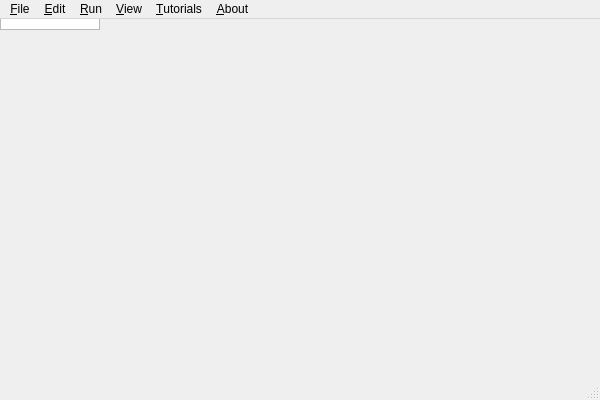
<?xml version="1.0" encoding="UTF-8"?>
<ui version="4.0">
 <class>LammpsGui</class>
 <widget class="QMainWindow" name="LammpsGui">
  <property name="geometry">
   <rect>
    <x>0</x>
    <y>0</y>
    <width>600</width>
    <height>400</height>
   </rect>
  </property>
  <property name="windowTitle">
   <string>LammpsGui</string>
  </property>
  <widget class="CodeEditor" name="textEdit">
   <property name="enabled">
    <bool>true</bool>
   </property>
   <property name="acceptDrops">
    <bool>true</bool>
   </property>
  </widget>
  <widget class="QMenuBar" name="menubar">
   <property name="geometry">
    <rect>
     <x>0</x>
     <y>0</y>
     <width>600</width>
     <height>24</height>
    </rect>
   </property>
   <widget class="QMenu" name="menuFile">
    <property name="title">
     <string>&amp;File</string>
    </property>
    <addaction name="actionNew"/>
    <addaction name="separator"/>
    <addaction name="actionOpen"/>
    <addaction name="actionView"/>
    <addaction name="actionInspect"/>
    <addaction name="separator"/>
    <addaction name="action_1"/>
    <addaction name="action_2"/>
    <addaction name="action_3"/>
    <addaction name="action_4"/>
    <addaction name="action_5"/>
    <addaction name="separator"/>
    <addaction name="actionSave"/>
    <addaction name="actionSave_As"/>
    <addaction name="separator"/>
    <addaction name="actionQuit"/>
   </widget>
   <widget class="QMenu" name="menuEdit">
    <property name="title">
     <string>&amp;Edit</string>
    </property>
    <addaction name="actionUndo"/>
    <addaction name="actionRedo"/>
    <addaction name="separator"/>
    <addaction name="actionCopy"/>
    <addaction name="actionCut"/>
    <addaction name="actionPaste"/>
    <addaction name="separator"/>
    <addaction name="actionSearchAndReplace"/>
    <addaction name="separator"/>
    <addaction name="actionPreferences"/>
    <addaction name="actionDefaults"/>
   </widget>
   <widget class="QMenu" name="menu_Run">
    <property name="title">
     <string>&amp;Run</string>
    </property>
    <addaction name="actionRun_Buffer"/>
    <addaction name="actionRun_File"/>
    <addaction name="actionStop_LAMMPS"/>
    <addaction name="actionRestart_LAMMPS"/>
<!-- <addaction name="separator"/>
    <addaction name="actionRun_WHAM"/> -->
    <addaction name="separator"/>
    <addaction name="actionSet_Variables"/>
    <addaction name="separator"/>
    <addaction name="actionImage"/>
    <addaction name="actionView_in_OVITO"/>
    <addaction name="actionView_in_VMD"/>
   </widget>
   <widget class="QMenu" name="menu_Tutorial">
    <property name="title">
     <string>&amp;Tutorials</string>
    </property>
    <addaction name="actionTutorial1"/>
    <addaction name="actionTutorial2"/>
    <addaction name="actionTutorial3"/>
    <addaction name="actionTutorial4"/>
    <addaction name="actionTutorial5"/>
    <addaction name="actionTutorial6"/>
    <addaction name="actionTutorial7"/>
    <addaction name="actionTutorial8"/>
   </widget>
   <widget class="QMenu" name="menuAbout">
    <property name="title">
     <string>&amp;About</string>
    </property>
    <addaction name="actionAbout_LAMMPS_GUI"/>
    <addaction name="action_Help"/>
    <addaction name="actionLAMMPS_GUI_Howto"/>
    <addaction name="actionLAMMPS_Manual"/>
    <addaction name="actionLAMMPS_Tutorial"/>
   </widget>
   <widget class="QMenu" name="menu_View">
    <property name="title">
     <string>&amp;View</string>
    </property>
    <addaction name="actionView_Log_Window"/>
    <addaction name="actionView_Graph_Window"/>
    <addaction name="actionView_Image_Window"/>
    <addaction name="actionView_Slide_Show"/>
    <addaction name="actionView_Variable_Window"/>
   </widget>
   <addaction name="menuFile"/>
   <addaction name="menuEdit"/>
   <addaction name="menu_Run"/>
   <addaction name="menu_View"/>
   <addaction name="menu_Tutorial"/>
   <addaction name="menuAbout"/>
  </widget>
  <widget class="QStatusBar" name="statusbar"/>
  <action name="actionNew">
   <property name="icon">
    <iconset theme=":/icons/document-new.png"/>
   </property>
   <property name="text">
    <string>&amp;New</string>
   </property>
   <property name="shortcut">
    <string>Ctrl+N</string>
   </property>
  </action>
  <action name="actionOpen">
   <property name="icon">
    <iconset theme=":/icons/document-open.png"/>
   </property>
   <property name="text">
    <string>&amp;Open</string>
   </property>
   <property name="shortcut">
    <string>Ctrl+O</string>
   </property>
  </action>
  <action name="actionView">
   <property name="icon">
    <iconset theme=":/icons/document-open.png"/>
   </property>
   <property name="text">
    <string>&amp;View</string>
   </property>
   <property name="shortcut">
    <string>Ctrl+Shift+F</string>
   </property>
  </action>
  <action name="actionInspect">
   <property name="icon">
    <iconset theme=":/icons/document-open.png"/>
   </property>
   <property name="text">
    <string>Inspect &amp;Restart</string>
   </property>
   <property name="shortcut">
    <string>Ctrl+Shift+R</string>
   </property>
  </action>
  <action name="actionSave">
   <property name="icon">
    <iconset theme=":/icons/document-save.png"/>
   </property>
   <property name="text">
    <string>&amp;Save</string>
   </property>
   <property name="shortcut">
    <string>Ctrl+S</string>
   </property>
  </action>
  <action name="actionSave_As">
   <property name="icon">
    <iconset theme=":/icons/document-save-as.png"/>
   </property>
   <property name="text">
    <string>Save &amp;As</string>
   </property>
   <property name="shortcut">
    <string>Ctrl+Shift+S</string>
   </property>
  </action>
  <action name="actionQuit">
   <property name="icon">
    <iconset theme=":/icons/application-exit.png"/>
   </property>
   <property name="text">
    <string>&amp;Quit</string>
   </property>
   <property name="shortcut">
    <string>Ctrl+Q</string>
   </property>
  </action>
  <action name="actionCut">
   <property name="icon">
    <iconset theme=":/icons/edit-cut.png"/>
   </property>
   <property name="text">
    <string>Cu&amp;t</string>
   </property>
   <property name="shortcut">
    <string>Ctrl+X</string>
   </property>
  </action>
  <action name="actionCopy">
   <property name="icon">
    <iconset theme=":/icons/edit-copy.png"/>
   </property>
   <property name="text">
    <string>&amp;Copy</string>
   </property>
   <property name="shortcut">
    <string>Ctrl+C</string>
   </property>
  </action>
  <action name="actionPaste">
   <property name="icon">
    <iconset theme=":/icons/edit-paste.png"/>
   </property>
   <property name="text">
    <string>&amp;Paste</string>
   </property>
   <property name="shortcut">
    <string>Ctrl+V</string>
   </property>
  </action>
  <action name="actionUndo">
   <property name="icon">
    <iconset theme=":/icons/edit-undo.png"/>
   </property>
   <property name="text">
    <string>&amp;Undo</string>
   </property>
   <property name="shortcut">
    <string>Ctrl+Z</string>
   </property>
  </action>
  <action name="actionRedo">
   <property name="icon">
    <iconset theme=":/icons/edit-redo.png"/>
   </property>
   <property name="text">
    <string>&amp;Redo</string>
   </property>
   <property name="shortcut">
    <string>Ctrl+Shift+Z</string>
   </property>
  </action>
  <action name="actionRun_Buffer">
   <property name="icon">
    <iconset theme=":/icons/system-run.png"/>
   </property>
   <property name="text">
    <string>&amp;Run LAMMPS from Editor Buffer</string>
   </property>
   <property name="shortcut">
    <string>Ctrl+Return</string>
   </property>
  </action>
  <action name="actionRun_File">
   <property name="icon">
    <iconset theme=":/icons/run-file.png"/>
   </property>
   <property name="text">
    <string>Run LAMMPS from &amp;File</string>
   </property>
   <property name="shortcut">
    <string>Ctrl+Shift+Return</string>
   </property>
  </action>
  <action name="actionStop_LAMMPS">
   <property name="icon">
    <iconset theme=":/icons/process-stop.png"/>
   </property>
   <property name="text">
    <string>&amp;Stop LAMMPS</string>
   </property>
   <property name="shortcut">
    <string>Ctrl+/</string>
   </property>
  </action>
  <action name="actionRestart_LAMMPS">
   <property name="icon">
    <iconset theme=":/icons/system-restart.png"/>
   </property>
   <property name="text">
    <string>Restart &amp;LAMMPS</string>
   </property>
  </action>
<!--  <action name="actionRun_WHAM">
   <property name="icon">
    <iconset theme=":/icons/system-run.png"/>
   </property>
   <property name="text">
    <string>Run &amp;WHAM Utility</string>
   </property>
</action> -->
  <action name="actionImage">
   <property name="icon">
    <iconset theme=":/icons/emblem-photos.png"/>
   </property>
   <property name="text">
    <string>Create &amp;Image</string>
   </property>
   <property name="shortcut">
    <string>Ctrl+I</string>
   </property>
  </action>
  <action name="actionAbout_LAMMPS_GUI">
   <property name="icon">
    <iconset theme=":/icons/help-about.png"/>
   </property>
   <property name="text">
    <string>&amp;About LAMMPS-GUI</string>
   </property>
   <property name="shortcut">
    <string>Ctrl+Shift+A</string>
   </property>
  </action>
  <action name="action_Help">
   <property name="icon">
    <iconset theme=":/icons/help-faq.png"/>
   </property>
   <property name="text">
    <string>Quick &amp;Help</string>
   </property>
   <property name="shortcut">
    <string>Ctrl+Shift+H</string>
   </property>
  </action>
  <action name="actionSearchAndReplace">
   <property name="icon">
    <iconset theme=":/icons/search.png"/>
   </property>
   <property name="text">
    <string>&amp;Find and Replace...</string>
   </property>
   <property name="shortcut">
    <string>Ctrl+F</string>
   </property>
  </action>
  <action name="actionPreferences">
   <property name="icon">
    <iconset theme=":/icons/preferences-desktop.png"/>
   </property>
   <property name="text">
    <string>P&amp;references...</string>
   </property>
   <property name="shortcut">
    <string>Ctrl+P</string>
   </property>
  </action>
  <action name="actionLAMMPS_Manual">
   <property name="icon">
    <iconset theme=":/icons/help-browser.png"/>
   </property>
   <property name="text">
    <string>LAMMPS Online &amp;Manual</string>
   </property>
   <property name="shortcut">
    <string>Ctrl+Shift+M</string>
   </property>
  </action>
  <action name="actionLAMMPS_Tutorial">
   <property name="icon">
    <iconset theme=":/icons/help-tutorial.png"/>
   </property>
   <property name="text">
    <string>LAMMPS &amp;Tutorial Website</string>
   </property>
   <property name="shortcut">
    <string>Ctrl+Shift+T</string>
   </property>
  </action>
  <action name="actionDefaults">
   <property name="icon">
    <iconset theme=":/icons/document-revert.png"/>
   </property>
   <property name="text">
    <string>Reset Preferences to &amp;Defaults</string>
   </property>
  </action>
  <action name="actionView_in_OVITO">
   <property name="icon">
    <iconset theme=":/icons/ovito.png"/>
   </property>
   <property name="text">
    <string>View in &amp;OVITO</string>
   </property>
   <property name="shortcut">
    <string>Ctrl+Shift+O</string>
   </property>
  </action>
  <action name="actionView_in_VMD">
   <property name="icon">
    <iconset theme=":/icons/vmd.png"/>
   </property>
   <property name="text">
    <string>View in VM&amp;D</string>
   </property>
   <property name="shortcut">
    <string>Ctrl+Shift+D</string>
   </property>
  </action>
  <action name="actionView_Log_Window">
   <property name="icon">
    <iconset theme=":/icons/utilities-terminal.png"/>
   </property>
   <property name="text">
    <string>&amp;Output Window</string>
   </property>
   <property name="shortcut">
    <string>Ctrl+Shift+L</string>
   </property>
  </action>
  <action name="actionView_Graph_Window">
   <property name="icon">
    <iconset theme=":/icons/x-office-drawing.png"/>
   </property>
   <property name="text">
    <string>&amp;Charts Window</string>
   </property>
   <property name="shortcut">
    <string>Ctrl+Shift+C</string>
   </property>
  </action>
  <action name="actionView_Slide_Show">
   <property name="icon">
    <iconset theme=":/icons/image-x-generic.png"/>
   </property>
   <property name="text">
    <string>&amp;Slide Show Window</string>
   </property>
   <property name="shortcut">
    <string>Ctrl+L</string>
   </property>
  </action>
  <action name="action_1">
   <property name="icon">
    <iconset theme=":/icons/document-open-recent.png"/>
   </property>
   <property name="text">
    <string>&amp;1.</string>
   </property>
  </action>
  <action name="action_2">
   <property name="icon">
    <iconset theme=":/icons/document-open-recent.png"/>
   </property>
   <property name="text">
    <string>&amp;2.</string>
   </property>
  </action>
  <action name="action_3">
   <property name="icon">
    <iconset theme=":/icons/document-open-recent.png"/>
   </property>
   <property name="text">
    <string>&amp;3.</string>
   </property>
  </action>
  <action name="action_4">
   <property name="icon">
    <iconset theme=":/icons/document-open-recent.png"/>
   </property>
   <property name="text">
    <string>&amp;4.</string>
   </property>
  </action>
  <action name="action_5">
   <property name="icon">
    <iconset theme=":/icons/document-open-recent.png"/>
   </property>
   <property name="text">
    <string>&amp;5.</string>
   </property>
  </action>
  <action name="actionView_Image_Window">
   <property name="icon">
    <iconset theme=":/icons/emblem-photos.png"/>
   </property>
   <property name="text">
    <string>&amp;Image Window</string>
   </property>
   <property name="shortcut">
    <string>Ctrl+Shift+I</string>
   </property>
  </action>
  <action name="actionSet_Variables">
   <property name="icon">
    <iconset theme=":/icons/preferences-desktop-personal.png"/>
   </property>
   <property name="text">
    <string>Set &amp;Variables...</string>
   </property>
   <property name="shortcut">
    <string>Ctrl+Shift+V</string>
   </property>
  </action>
  <action name="actionView_Variable_Window">
   <property name="icon">
    <iconset theme=":/icons/preferences-desktop-personal.png"/>
   </property>
   <property name="text">
    <string>&amp;Variables Window</string>
   </property>
   <property name="shortcut">
    <string>Ctrl+Shift+W</string>
   </property>
  </action>
  <action name="actionTutorial1">
   <property name="icon">
    <iconset theme=":/icons/tutorial-logo.png"/>
   </property>
   <property name="text">
    <string>Start LAMMPS Tutorial &amp;1</string>
   </property>
  </action>
  <action name="actionTutorial2">
   <property name="icon">
    <iconset theme=":/icons/tutorial-logo.png"/>
   </property>
   <property name="text">
    <string>Start LAMMPS Tutorial &amp;2</string>
   </property>
  </action>
  <action name="actionTutorial3">
   <property name="icon">
    <iconset theme=":/icons/tutorial-logo.png"/>
   </property>
   <property name="text">
    <string>Start LAMMPS Tutorial &amp;3</string>
   </property>
  </action>
  <action name="actionTutorial4">
   <property name="icon">
    <iconset theme=":/icons/tutorial-logo.png"/>
   </property>
   <property name="text">
    <string>Start LAMMPS Tutorial &amp;4</string>
   </property>
  </action>
  <action name="actionTutorial5">
   <property name="icon">
    <iconset theme=":/icons/tutorial-logo.png"/>
   </property>
   <property name="text">
    <string>Start LAMMPS Tutorial &amp;5</string>
   </property>
  </action>
  <action name="actionTutorial6">
   <property name="icon">
    <iconset theme=":/icons/tutorial-logo.png"/>
   </property>
   <property name="text">
    <string>Start LAMMPS Tutorial &amp;6</string>
   </property>
  </action>
  <action name="actionTutorial7">
   <property name="icon">
    <iconset theme=":/icons/tutorial-logo.png"/>
   </property>
   <property name="text">
    <string>Start LAMMPS Tutorial &amp;7</string>
   </property>
  </action>
  <action name="actionTutorial8">
   <property name="icon">
    <iconset theme=":/icons/tutorial-logo.png"/>
   </property>
   <property name="text">
    <string>Start LAMMPS Tutorial &amp;8</string>
   </property>
  </action>
  <action name="actionLAMMPS_GUI_Howto">
   <property name="icon">
    <iconset theme=":/icons/system-help.png"/>
   </property>
   <property name="text">
    <string>LAMMPS-&amp;GUI Howto</string>
   </property>
   <property name="shortcut">
    <string>Ctrl+Shift+G</string>
   </property>
  </action>
 </widget>
 <customwidgets>
  <customwidget>
   <class>CodeEditor</class>
   <extends>QPlainTextEdit</extends>
   <header>codeeditor.h</header>
  </customwidget>
 </customwidgets>
 <resources/>
 <connections/>
</ui>
